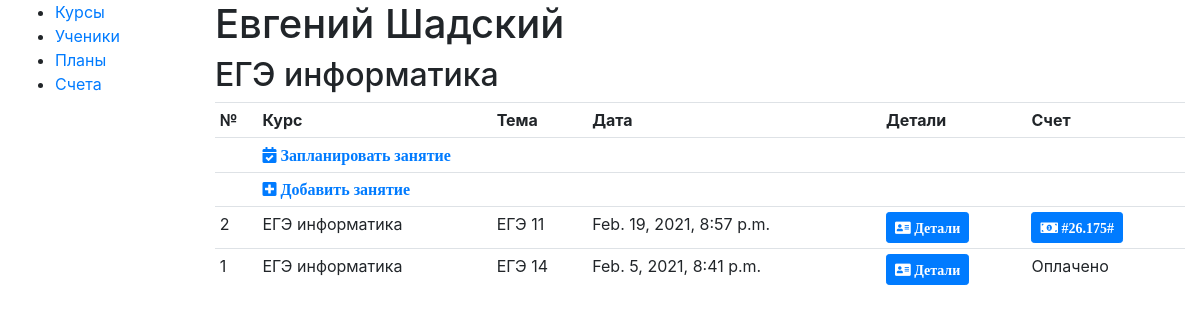
The app's page /db/student_progress/26/, older data.
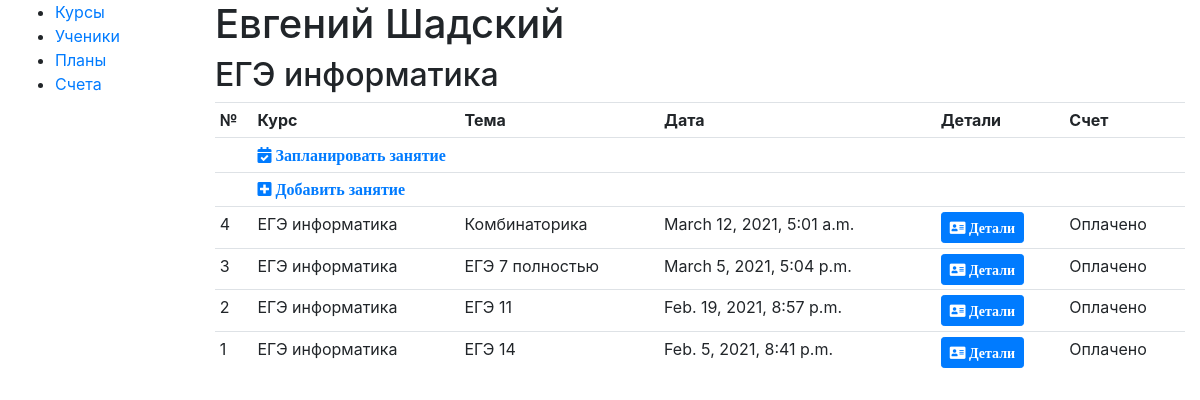
The same page, newer data.
### db/dbModels/Human.py (models this page shows, shortened)
class Human(models.Model):
	STAT=[
		('STUDENT','Ученик'),
		('PARENT','Родитель'),
		('OTHER','Другое')
	]
	first_name = models.CharField(
		max_length=20,
		verbose_name = 'Имя'
	)
	last_name = models.CharField(
		max_length=20,
		verbose_name = 'Фамилия',
		blank=True
	)
	middle_name = models.CharField(
		max_length=20,
		verbose_name = 'Отчество',
		blank=True
	)
	child= models.ForeignKey(
		"self",
		on_delete=models.CASCADE,
		null=True,
		blank=True,
		verbose_name = 'Ребенок'
	)
	status=models.CharField(
        max_length=10,
		choices=STAT,
		verbose_name = 'Тип',
        default='STUDENT',
		blank=True
    )
	description=models.TextField(
		verbose_name = 'Описание',
		blank=True
	)
	class Meta:
		managed = True
		verbose_name = 'Человек'
		verbose_name_plural = 'Люди'

### db/dbModels/Course.py (models this page shows, shortened)
class Course(models.Model):
	name = models.CharField(
		max_length=100,
		verbose_name = 'Название'
	)
	class Meta:
		managed = True
		verbose_name = 'Курс'
		verbose_name_plural = 'Курсы'

### db/dbModels/Bill.py (models this page shows, shortened)
class Bill(models.Model):
	status=models.BooleanField(
		verbose_name = 'Оплата'
	)
	agent= models.ForeignKey(
		Human,
		on_delete=models.CASCADE,
		null=True,
		blank=True,
		verbose_name = 'Кому'
	)
	lesson= models.OneToOneField(
		Lesson,
		on_delete=models.CASCADE,
		null=True,
		blank=True,
		verbose_name = 'Занятие'
	)
	billingDate=models.DateTimeField(
		verbose_name = 'Дата выставления',
		null=True,
		blank=True
	)
	receiptDate=models.DateTimeField(
		verbose_name = 'Дата получения',
		null=True,
		blank=True
	)
	ammount=models.FloatField(
		verbose_name = 'Сумма',
		default=0
	)
	text=models.TextField(
		verbose_name = 'Сообщение',
		blank=True
	)
	class Meta:
		managed = True
		verbose_name = 'Счет'
		verbose_name_plural = 'Счета'

### db/dbModels/Lesson.py (models this page shows, shortened)
class Lesson(models.Model):
	theme= models.CharField(
		max_length=255,
		blank=True,
		verbose_name = 'Тема'
	)
	student= models.ForeignKey(
		Human,
		on_delete=models.CASCADE,
		null=True,
		blank=True,
		verbose_name = 'Ученик'
	)
	course= models.ForeignKey(
		Course,
		on_delete=models.CASCADE,
		null=True,
		blank=True,
		verbose_name = 'Курс'
	)
	date=models.DateTimeField(
		verbose_name = 'Дата/Время'
	)
	decription=models.TextField(
		verbose_name = 'Описание',
		blank=True
	)
	number=models.IntegerField(
		verbose_name = 'Номер занятия',
		default=0
	)
	class Meta:
		managed = True
		verbose_name = 'Занятие'
		verbose_name_plural = 'Занятия'

### db/views.py (the view, shortened to what this page needs)
# urls.py: path('student_progress/<int:sid>/', views.showStudentProgress, name='showStudentProgress'),
def showStudentProgress(request, sid):
	std=Human.objects.get(id=sid)
	dest=Distribution.objects.filter(student=std)
	courses=[]
	for d in dest:
		courses.append(d.course)
	lessons=Lesson.objects.filter(student=std)
	bills=Bill.objects.filter(agent=std)
	bl=[]
	for b in bills:
		if b.lesson in lessons:
			bl.append(b.lesson)
	nbl=list(set(lessons).difference(set(bl)))
	nbl.sort(reverse=True, key=lessonsort)
	bills=list(bills)
	bills.sort(reverse=True, key=billsort)
	return render(
		request,
		'show_student_progress.html',
		context={'student':std, 'courses':courses, 'bills':bills, 'nbl':nbl}
	)

### db/views.py (called while the page is built)
def billsort(bill):
	return int(bill.lesson.number)

### db/templates/show_student_progress.html (shortened to what this page needs)
{% extends "base.html" %}
{% block content %}
	<h1>{{student.first_name}} {{student.last_name}}</h1>
	{%for c in courses%}
		<h2>{{c.name}}</h2>
	{% endfor %}
	<table class="table table-sm">
		<tr>
			<th>
				№
			</th>
			<th>
				Курс
			</th>
			<th>
				Тема
			</th>
			<th>
				Дата
			</th>
			<th>
				Детали
			</th>
			<th>
				Счет
			</th>
		</tr>
		<tr>
			<td></td>
			<td colspan ="5">
				<a href="https://calendar.google.com/calendar/r">
					<span class="fas fa-calendar-check">
						Запланировать занятие
					</span>
				</a>
			</td>
		</tr>
		<tr>
			<td></td>
			<td colspan ="5">
				<a href="{%url 'addLesson' sid=student.id%}">
				<span class="fas fa-plus-square">
					Добавить занятие
				</span>
				</a>
			</td>
		</tr>
		<form method="POST" class="post-form">{% csrf_token %}
		{%for b in bills%}
		<tr>
			<td>
				{{b.lesson.number}}
			</td>
			<td>
				{{b.lesson.course.name}}
			</td>
			<td>
				{{b.lesson.theme}}
			</td>
			<td>
				{{b.lesson.date}}
			</td>
			<td>
				<button class="btn btn-primary btn-sm" type="submit" name ="lessonDetail+{{b.lesson.id}}^"}>
					<span class="fas fa-address-card">
						Детали
					</span>
				</button>
			</td>
			<td>
				{%if b.status%}
					Оплачено
				{%else %}
					<button class="btn btn-primary btn-sm" type="submit" name ="pay+{{b.id}}^"}>
						<span class="fas fa-money-bill-alt">
							#{{b.agent.id}}.{{b.lesson.id}}#
						</span>
					</button>
				{%endif%}
			</td>
		</tr>
		{% endfor %}
		</form>
	</table>
{% endblock %}

### db/templates/base.html (shortened to what this page needs)
<!DOCTYPE html>
{% load static %}
<head>
</head>
<link rel="stylesheet" href="{% static "css/db.css" %}" />
<link rel="stylesheet" href="https://stackpath.bootstrapcdn.com/bootstrap/4.5.0/css/bootstrap.min.css">
<link rel="stylesheet" href="https://use.fontawesome.com/releases/v5.8.2/css/all.css">
<body>
<div class="container-fluid">
    <div class="row">
		<div class="col-sm-2">
		{% block sidebar %}
			<ul class="sidebar-nav">
				<li><a href="{%url 'start' %}">Курсы</a></li>
				<li><a href="{%url 'showAllStudents' %}">Ученики</a></li>
				<li><a href="{%url 'allPlans' %}">Планы</a></li>
				<li><a href="{%url 'allBills' %}">Счета</a></li>
			</ul>
		{% endblock %}
		</div>
		<div class="col-sm-10 ">
		{% block content %}
		{% endblock %}
		</div>
	</div>
</body>
</html>

Row changes from the older to the newer data that the page shows:
added Bill: lesson.number "4", lesson.course.name "ЕГЭ информатика", lesson.theme "Комбинаторика", lesson "March 12, 2021, 5:01 a.m.", status "Оплачено"
added Bill: lesson.number "3", lesson.course.name "ЕГЭ информатика", lesson.theme "ЕГЭ 7 полностью", lesson "March 5, 2021, 5:04 p.m.", status "Оплачено"
changed Bill "ЕГЭ 11": agent.id "26" → (not shown); lesson.id "175" → (not shown); status "# . #" → "Оплачено"
